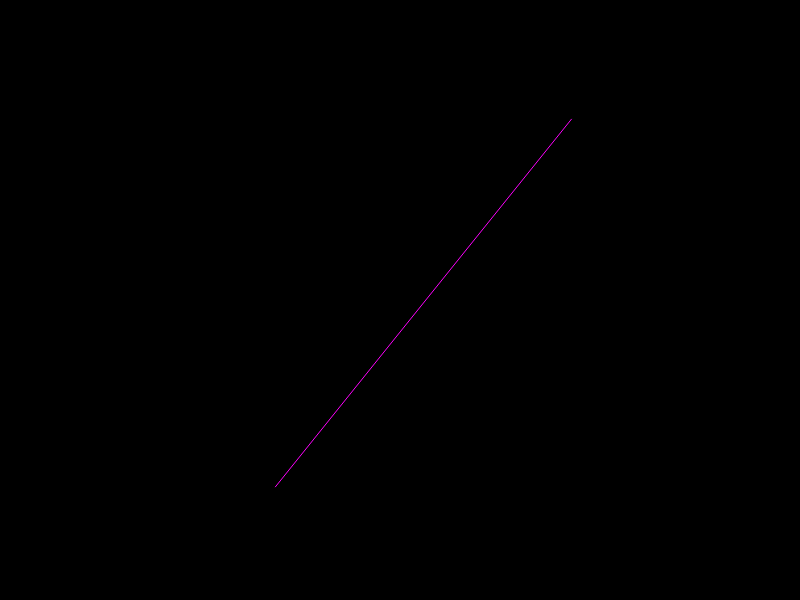
Frame 1 (no input)
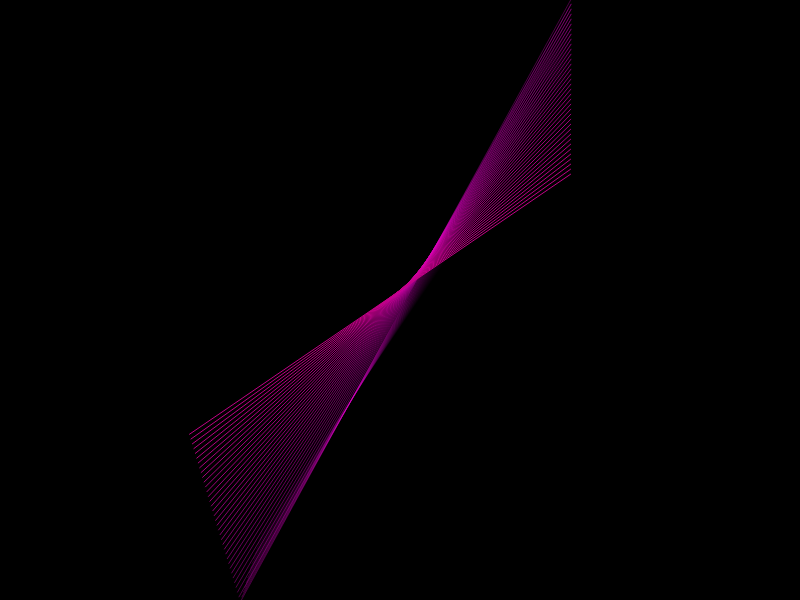
Frame 60 (no input)
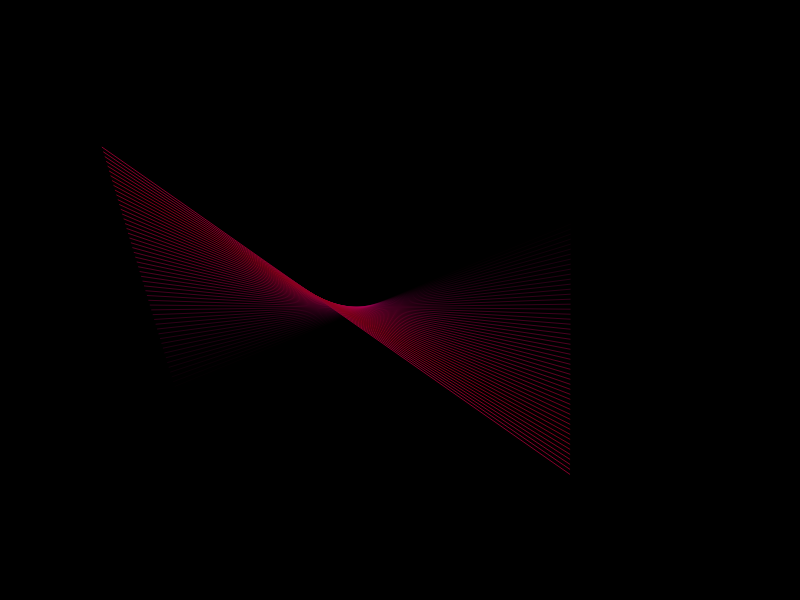
Frame 120 (the mouse pressed at the canvas centre since frame 60)

The p5.js sketch that drew these frames (run headless with seeded random() and noise() and a simulated clock; from frame 60 on, the mouse is pressed at the canvas centre):

// p5.js sketch
// ── sketch.js
var currentCol = {r: 255, rd : 1, g: 0, gd: 5, b: 255, bd: 2};
var pointA, pointB, pointAHeading, pointBHeading;
var SPEED = 5;
var lines = [];

function setup() {
  createCanvas(800, 600);
  angleMode(DEGREES);
  pointA = createVector(random(0, width), random(0, height));
  pointAHeading = p5.Vector.fromAngle(radians(random(0, 360))).mult(SPEED);
  pointB = createVector(random(0, width), random(0, height));
  pointBHeading = p5.Vector.fromAngle(radians(random(0, 360))).mult(SPEED);
  background(0);
}

function draw() {
  background(0);
  updateColor();
  pointA.add(pointAHeading);
  pointB.add(pointBHeading);
  testPointCollision(pointA, pointAHeading);
  testPointCollision(pointB, pointBHeading);
  lines.push(new makeLine(pointA, pointB, currentCol.r, currentCol.g, currentCol.b));
  lines.forEach(function(e, i) {
    if(!e.canBeRemoved()) {
      e.draw();
    } else {
      lines.splice(i, 1);
    }
  });
}

function testPointCollision(p, heading) {
  if(p.x < 0 || p.x > width) {
    heading.x *= -1;
  }
  if(p.y < 0 || p.y > height) {
    heading.y *= -1;
  }
}

function updateColor() {
  if(currentCol.r <= 30 || currentCol.r >= 255) { currentCol.rd *= -1; }
  currentCol.r += currentCol.rd;
  if(currentCol.g <= 30 || currentCol.g >= 255) { currentCol.gd *= -1; }
  currentCol.g += currentCol.gd;
  if(currentCol.b <= 30 || currentCol.b >= 255) { currentCol.bd *= -1; }
  currentCol.b += currentCol.bd;
}

function makeLine(pointA, pointB, rc, gc, bc) {
  var a = pointA.copy();
  var b = pointB.copy();
  var ac = 255;
  var totallyTransparent = false;
  this.draw = function() {
    if(ac > 0) {
      stroke(rc, gc, bc, ac);
      line(a.x, a.y, b.x, b.y);
      ac -= 5;
    }
  }
  
  this.canBeRemoved = function() {
    if(ac < 0) { 
      return true;
    }
    return false;
  }
}
